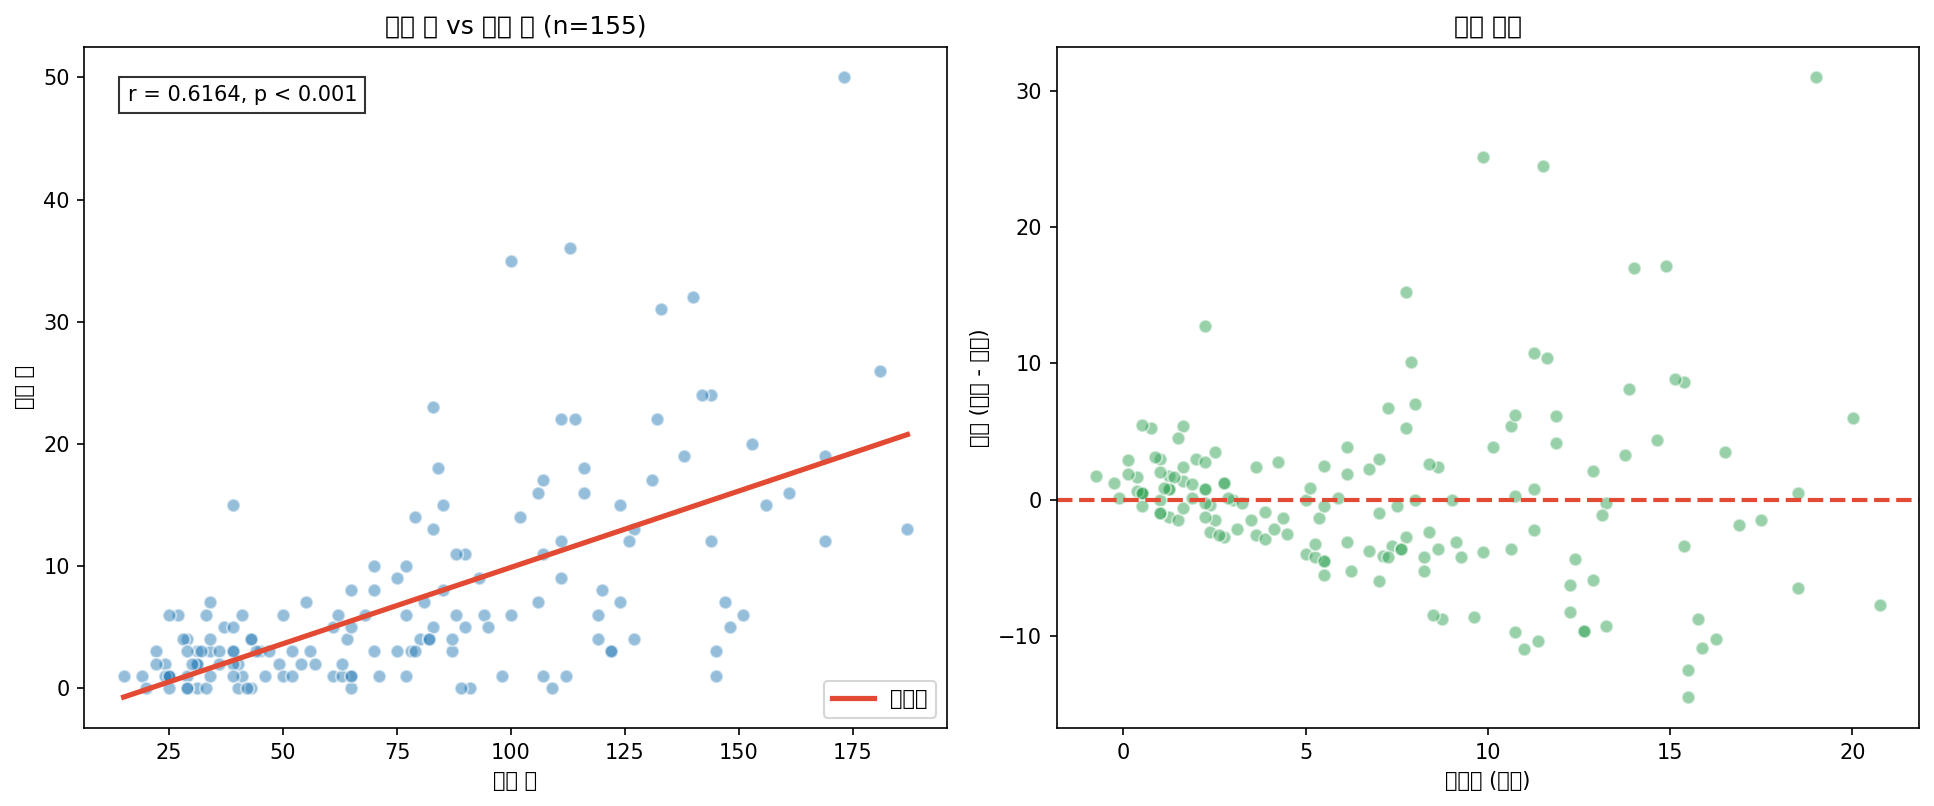

Recreate this plot in Python.
"""
KBO 타자 데이터 분석: 안타 수와 홈런 수의 관계
가설
  H0(귀무가설): 안타 수와 홈런 수는 선형적인 관계가 없다.
  H1(대립가설): 안타 수가 증가할수록 홈런 수도 증가한다.

실행 전 준비:
  pip install pandas numpy scipy scikit-learn statsmodels matplotlib joblib
  '타자.csv' 파일을 이 스크립트와 같은 폴더에 두세요.
"""

import pandas as pd
import numpy as np
from scipy import stats
import statsmodels.api as sm
from sklearn.model_selection import train_test_split, cross_val_score
from sklearn.linear_model import LinearRegression
from sklearn.metrics import r2_score, mean_squared_error, mean_absolute_error
import matplotlib.pyplot as plt

CSV_PATH = "타자.csv"        # 데이터 파일 경로
MIN_PA = 100                  # 최소 타석 기준
RANDOM_STATE = 42
TEST_SIZE = 0.2


# ------------------------------------------------------------------
# 1단계. 전처리
# ------------------------------------------------------------------
def load_and_preprocess(path: str, min_pa: int) -> pd.DataFrame:
    df = pd.read_csv(path, encoding="utf-8-sig")
    print(f"원본 shape: {df.shape}")

    # 표본 신뢰도를 위해 최소 타석 이상만 사용
    df_f = df[df["타석"] >= min_pa].copy()
    print(f"타석 {min_pa} 이상 필터링 후 shape: {df_f.shape}")

    print(f"결측치 개수: {df_f.isna().sum().sum()}")

    df_final = df_f[["선수", "팀", "타석", "안타", "홈런"]].reset_index(drop=True)
    return df_final


# ------------------------------------------------------------------
# 2단계. 데이터 분할 (지도학습 - 회귀이므로 Train/Test 분할)
# ------------------------------------------------------------------
def split_data(df: pd.DataFrame):
    X = df[["안타"]]
    y = df["홈런"]
    X_train, X_test, y_train, y_test = train_test_split(
        X, y, test_size=TEST_SIZE, random_state=RANDOM_STATE
    )
    print(f"Train: {X_train.shape[0]}명 / Test: {X_test.shape[0]}명")
    return X_train, X_test, y_train, y_test


# ------------------------------------------------------------------
# 3단계. 가설 검정 + 모델 개발
# ------------------------------------------------------------------
def hypothesis_test(df: pd.DataFrame, alpha: float = 0.05):
    r, p = stats.pearsonr(df["안타"], df["홈런"])
    print("\n=== 가설 검정 (피어슨 상관분석) ===")
    print(f"상관계수 r = {r:.4f}")
    print(f"p-value = {p:.6f}")
    if p < alpha:
        print(f"p < {alpha} → 귀무가설(H0) 기각 → 안타-홈런 간 유의한 선형관계 있음")
    else:
        print(f"p >= {alpha} → 귀무가설(H0) 채택 → 유의한 선형관계 없음")
    return r, p


def fit_ols(df: pd.DataFrame):
    X_sm = sm.add_constant(df["안타"])
    model = sm.OLS(df["홈런"], X_sm).fit()
    print("\n=== OLS 회귀 요약 (전체 데이터) ===")
    print(model.summary().tables[1])
    return model


def train_model(X_train, y_train, X_all, y_all):
    lr = LinearRegression()
    lr.fit(X_train, y_train)
    print("\n=== scikit-learn LinearRegression ===")
    print(f"회귀식: 홈런 = {lr.coef_[0]:.4f} * 안타 + {lr.intercept_:.4f}")

    cv_scores = cross_val_score(lr, X_all, y_all, cv=5, scoring="r2")
    print(f"5-Fold 교차검증 R² 평균: {cv_scores.mean():.4f} (표준편차 {cv_scores.std():.4f})")
    return lr


# ------------------------------------------------------------------
# 4단계. 모델 성능 평가
# ------------------------------------------------------------------
def evaluate_model(model, X_test, y_test):
    y_pred = model.predict(X_test)
    r2 = r2_score(y_test, y_pred)
    rmse = np.sqrt(mean_squared_error(y_test, y_pred))
    mae = mean_absolute_error(y_test, y_pred)

    print("\n=== Test 데이터 성능 평가 ===")
    print(f"R² Score : {r2:.4f}")
    print(f"RMSE     : {rmse:.4f}")
    print(f"MAE      : {mae:.4f}")
    return r2, rmse, mae


def plot_results(df: pd.DataFrame, model, r: float, p: float, save_path: str):
    plt.rcParams["axes.unicode_minus"] = False
    # OS별 한글 폰트 자동 탐색 (없으면 기본 폰트로 진행 -> 한글이 깨질 수 있음)
    import platform
    import matplotlib.font_manager as fm

    system = platform.system()
    candidates = {
        "Windows": ["Malgun Gothic"],
        "Darwin": ["AppleGothic"],
        "Linux": ["NanumGothic", "Noto Sans CJK KR", "Noto Sans CJK JP"],
    }.get(system, [])

    available = {f.name for f in fm.fontManager.ttflist}
    for name in candidates:
        if name in available:
            plt.rcParams["font.family"] = name
            break
    else:
        print("경고: 한글 폰트를 찾지 못했습니다. 그래프의 한글이 깨질 수 있습니다.")
        print("Windows/Mac은 보통 기본 내장 폰트로 해결되고, Linux는 'sudo apt install fonts-nanum' 등으로 설치하세요.")

    fig, axes = plt.subplots(1, 2, figsize=(13, 5.5))

    # 산점도 + 회귀선
    ax = axes[0]
    ax.scatter(df["안타"], df["홈런"], alpha=0.5, color="#2c7fb8", edgecolor="white", s=40)
    x_line = np.linspace(df["안타"].min(), df["안타"].max(), 100).reshape(-1, 1)
    y_line = model.predict(pd.DataFrame(x_line, columns=["안타"]))
    ax.plot(x_line, y_line, color="#e34a33", linewidth=2.5, label="회귀선")
    ax.set_xlabel("안타 수")
    ax.set_ylabel("홈런 수")
    ax.set_title(f"안타 수 vs 홈런 수 (n={len(df)})")
    ax.legend()
    ax.text(0.05, 0.92, f"r = {r:.4f}, p < 0.001" if p < 0.001 else f"r={r:.4f}, p={p:.4f}",
            transform=ax.transAxes, bbox=dict(facecolor="white", alpha=0.8))

    # 잔차 플롯
    ax2 = axes[1]
    residuals = df["홈런"] - model.predict(df[["안타"]])
    ax2.scatter(model.predict(df[["안타"]]), residuals, alpha=0.5, color="#31a354", edgecolor="white", s=40)
    ax2.axhline(0, color="#e34a33", linestyle="--", linewidth=2)
    ax2.set_xlabel("예측값 (홈런)")
    ax2.set_ylabel("잔차 (실제 - 예측)")
    ax2.set_title("잔차 플롯")

    plt.tight_layout()
    plt.savefig(save_path, dpi=150, bbox_inches="tight")
    print(f"\n그래프 저장 완료: {save_path}")


# ------------------------------------------------------------------
# 실행
# ------------------------------------------------------------------
if __name__ == "__main__":
    df = load_and_preprocess(CSV_PATH, MIN_PA)
    X_train, X_test, y_train, y_test = split_data(df)

    r, p = hypothesis_test(df)
    ols_model = fit_ols(df)
    lr_model = train_model(X_train, y_train, df[["안타"]], df["홈런"])

    evaluate_model(lr_model, X_test, y_test)
    plot_results(df, lr_model, r, p, "hit_hr_analysis.png")
